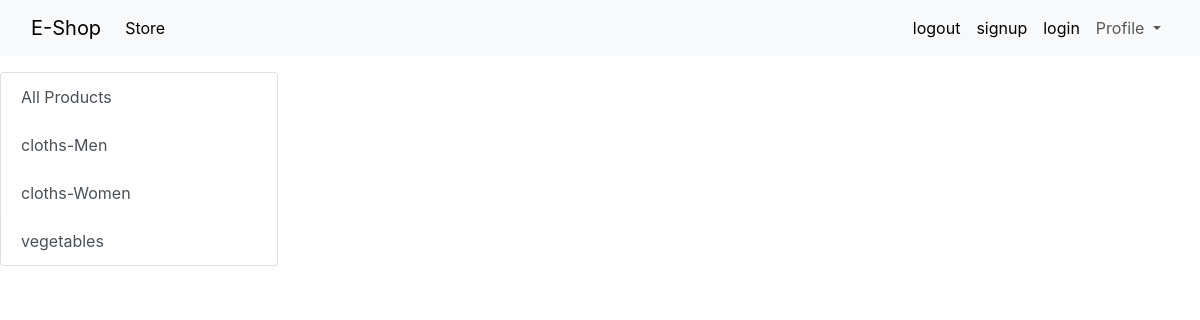
Before: /?category=3 with the older database file.
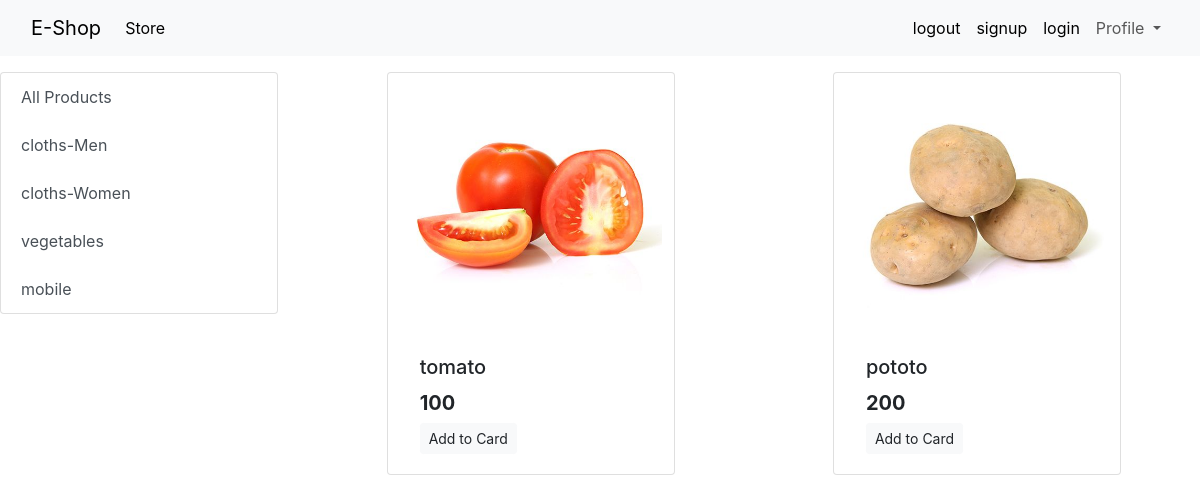
After: the same page with the newer database file.
### store/models/category.py (models this page shows, shortened)
class Category(models.Model):
    name = models.CharField(max_length=50)
    @staticmethod
    def get_all_categories():
       return Category.objects.all()

### store/models/product.py (models this page shows, shortened)
class Product(models.Model):
    name = models.CharField(max_length=50)
    price = models.IntegerField(default=0)
    category = models.ForeignKey(Category,on_delete=models.CASCADE,default=1,null=True,blank=True)
    description = RichTextField()
    image = models.ImageField(upload_to='upload/products/')
    @staticmethod
    def get_all_products_by_categoryid(category_id):
        if category_id:
           return Product.objects.filter(category=category_id)
        else:
            return Product.get_all_products();

### store/views.py (the view)
# urls.py: path('', index,name='index'),
def index(request):
    products = None
    categories = Category.get_all_categories()
    categoryID = request.GET.get('category')
    if categoryID:
     products = Product.get_all_products_by_categoryid(categoryID)
    else:
       products = Product.get_all_products();
    data = {}
    data['products'] = products
    data['categories'] = categories
    return render(request, 'store/index.html',data)

### store/templates/store/index.html (shortened to what this page needs)
{% extends 'store/base.html' %}
 {% block content %}
 <div class="continer-fluid mt-3">
  <div class="row">
    <div class="col-lg-3 mx-auto">
      <div class="list-group">
        <a href="/ "class="list-group-item list-group-item-action">All Products</a>
        {% for category in categories %}
        <a href="/?category={{category.id}}"class="list-group-item list-group-item-action">{{category.name}}</a>
        {% endfor %}
    </div>
  </div>
    <div id='products'class="col-lg-9 mx-auto">
      <div class="row mx-auto">
        {% for product in products %}
        <div class="card mx-auto mb-3"  style="width: 18rem;">
          <img class="card-img-top" src="{{product.image.url}}" alt="Card image cap">
          <div class="card-body">
            <h5 class="card-title">{{product.name}}</h5>
            <h5 class="card-text"><b>{{product.price}}</b></h5>
            <a href="#"class="btn btn-light boarder btn-sm">Add to Card</a>
          </div>
        </div>
            {% endfor %}
          </div>
      </div>
    </div>
  </div>
 {% endblock content %}

Changed rows visible on the page:
added Category: name "mobile"
added Product: image (picture), name "tomato", price "100"
added Product: image (picture), name "pototo", price "200"
